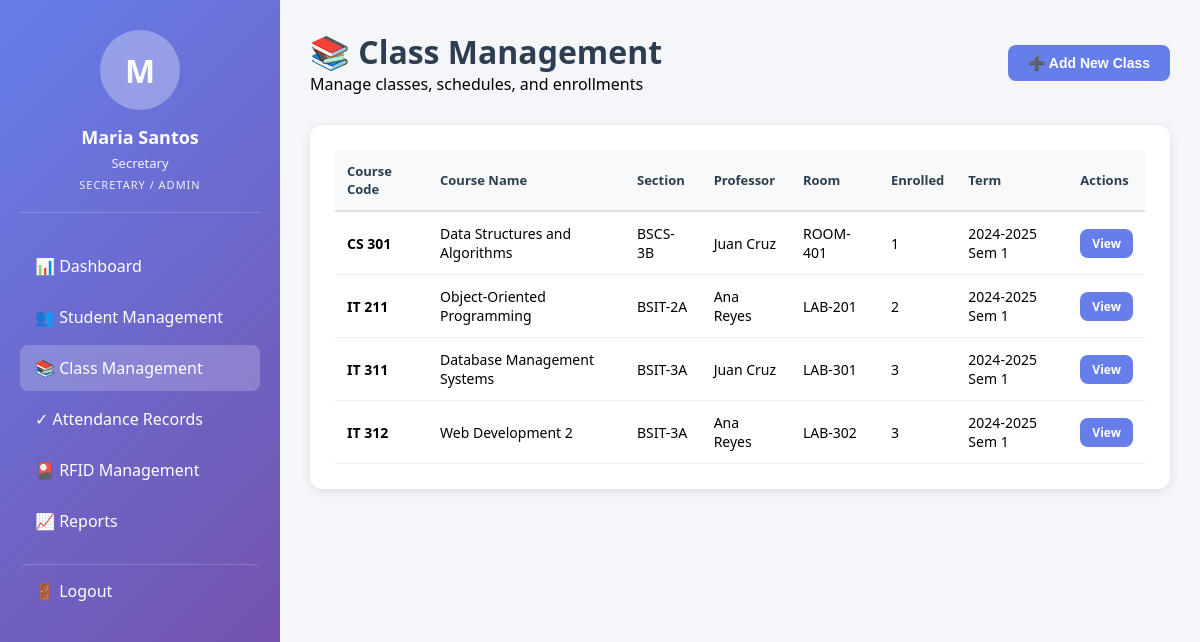
The app's page /secretary_classes.php (signed in) with its own data.
### tables this page shows
CREATE TABLE classes (
    class_id INT AUTO_INCREMENT PRIMARY KEY,
    course_id INT NOT NULL,
    professor_id INT NOT NULL,
    section VARCHAR(20) NOT NULL,
    school_year VARCHAR(9) NOT NULL,
    semester ENUM('1', '2', 'Summer') NOT NULL,
    room VARCHAR(20),
    status ENUM('active', 'inactive') DEFAULT 'active',
    created_at TIMESTAMP DEFAULT CURRENT_TIMESTAMP,
    FOREIGN KEY (course_id) REFERENCES courses(course_id) ON DELETE CASCADE,
    FOREIGN KEY (professor_id) REFERENCES professors(professor_id) ON DELETE CASCADE,
    INDEX idx_school_year_semester (school_year, semester),
    INDEX idx_status (status)
);

CREATE TABLE courses (
    course_id INT AUTO_INCREMENT PRIMARY KEY,
    course_code VARCHAR(20) UNIQUE NOT NULL,
    course_name VARCHAR(100) NOT NULL,
    course_description TEXT,
    units DECIMAL(2,1) NOT NULL,
    INDEX idx_course_code (course_code)
);

### Database.php (called while the page is built, shortened)
<?php
class Database {
    private $host = '127.0.0.1';
    private $db   = 'citcs_attendance';
    private $user = 'root';
    private $pass = '';
    private $charset = 'utf8mb4';
    private $pdo;
    public function __construct() {
        $dsn = "mysql:host={$this->host};dbname={$this->db};charset={$this->charset}";
        $options = [
            PDO::ATTR_ERRMODE            => PDO::ERRMODE_EXCEPTION,
            PDO::ATTR_DEFAULT_FETCH_MODE => PDO::FETCH_ASSOC,
            PDO::ATTR_EMULATE_PREPARES   => false,
        ];
        $this->pdo = new PDO($dsn, $this->user, $this->pass, $options);
    }
    public function query($sql, $params = []) {
        $stmt = $this->pdo->prepare($sql);
        $stmt->execute($params);
        return $stmt;
    }
    public function all($sql, $params = []) {
        return $this->query($sql, $params)->fetchAll();
    }
}
?>

### ClassManager.php (called while the page is built, shortened)
<?php
require_once 'Database.php';
class ClassManager {
    private $db;
    public function __construct() {
        $this->db = new Database();
    }
    public function getClasses($filters = []) {
        $sql = "SELECT c.*, co.course_code, co.course_name, co.units,
                CONCAT(u.first_name, ' ', u.last_name) as professor_name,
                p.employee_number,
                (SELECT COUNT(*) FROM class_enrollments WHERE class_id = c.class_id AND status = 'enrolled') as enrolled_count
                FROM classes c
                JOIN courses co ON c.course_id = co.course_id
                JOIN professors p ON c.professor_id = p.professor_id
                JOIN users u ON p.user_id = u.user_id
                WHERE 1=1";
        $params = [];
        if (!empty($filters['status'])) {
            $sql .= " AND c.status = ?";
            $params[] = $filters['status'];
        }
        $sql .= " ORDER BY co.course_code, c.section";
        return $this->db->all($sql, $params);
    }
}
?>

### secretary_classes.php (the view, shortened to what this page needs)
<?php
require_once 'Auth.php';
require_once 'ClassManager.php';
require_once 'Database.php';
$classManager = new ClassManager();
$classes = $classManager->getClasses(['status' => 'active']);
$selectedClassId = $_GET['class_id'] ?? null;
?>
<!DOCTYPE html>
<html lang="en">
<head>
</head>
<body>
    <?php include 'includes/secretary_sidebar.php'; ?>
    <div class="dashboard-container">
        <main class="main-content">
            <?php if (!$selectedClassId): ?>
                <div class="page-header">
                    <div>
                        <h1>📚 Class Management</h1>
                        <p>Manage classes, schedules, and enrollments</p>
                    </div>
                    <button onclick="openAddModal()" class="btn btn-primary">➕ Add New Class</button>
                </div>
                <div class="section-card">
                    <div class="table-responsive">
                        <table class="data-table">
                            <thead>
                                <tr>
                                    <th>Course Code</th>
                                    <th>Course Name</th>
                                    <th>Section</th>
                                    <th>Professor</th>
                                    <th>Room</th>
                                    <th>Enrolled</th>
                                    <th>Term</th>
                                    <th>Actions</th>
                                </tr>
                            </thead>
                            <tbody>
                                <?php foreach ($classes as $class): ?>
                                    <tr>
                                        <td><strong><?php echo htmlspecialchars($class['course_code']); ?></strong></td>
                                        <td><?php echo htmlspecialchars($class['course_name']); ?></td>
                                        <td><?php echo htmlspecialchars($class['section']); ?></td>
                                        <td><?php echo htmlspecialchars($class['professor_name']); ?></td>
                                        <td><?php echo htmlspecialchars($class['room']); ?></td>
                                        <td><?php echo $class['enrolled_count']; ?></td>
                                        <td><?php echo htmlspecialchars($class['school_year'] . ' Sem ' . $class['semester']); ?></td>
                                        <td>
                                            <a href="secretary_classes.php?class_id=<?php echo $class['class_id']; ?>" class="btn btn-sm btn-primary">View</a>
                                        </td>
                                    </tr>
                                <?php endforeach; ?>
                            </tbody>
                        </table>
                    </div>
                </div>
            <?php endif; ?>
        </main>
    </div>
</body>
</html>

### secretary_classes.php (style rules this page uses)
* { margin: 0; padding: 0; box-sizing: border-box; }
body { font-family: 'Segoe UI', Tahoma, Geneva, Verdana, sans-serif; background: #f5f6fa; }
.dashboard-container { display: flex; }
.page-header { margin-bottom: 30px; display: flex; justify-content: space-between; align-items: center; }
.page-header h1 { font-size: 32px; color: #2c3e50; }
.section-card { background: white; padding: 25px; border-radius: 12px; box-shadow: 0 2px 10px rgba(0,0,0,0.1); margin-bottom: 20px; }
.table-responsive { overflow-x: auto; }
.data-table { width: 100%; border-collapse: collapse; }
.data-table th { background: #f8f9fa; padding: 12px; text-align: left; font-weight: 600; color: #2c3e50; border-bottom: 2px solid #e0e0e0; font-size: 13px; }
.data-table td { padding: 12px; border-bottom: 1px solid #f0f0f0; font-size: 14px; }
.btn { padding: 10px 20px; border: none; border-radius: 8px; cursor: pointer; text-decoration: none; display: inline-block; font-size: 14px; font-weight: 600; transition: all 0.2s; }
.btn-sm { padding: 6px 12px; font-size: 12px; }
.btn-primary { background: #667eea; color: white; }

### includes/secretary_sidebar.php (style rules this page uses)
.main-content { margin-left: 280px; padding: 30px; min-height: 100vh; }

### records on screen
classes: course.course_code "CS 301", course.course_name "Data Structures and Algorithms", section "BSCS-3B", professor_name "Juan Cruz", room "ROOM-401", enrolled_count "1", school_year+semester "2024-2025 Sem 1"
classes: course.course_code "IT 211", course.course_name "Object-Oriented Programming", section "BSIT-2A", professor_name "Ana Reyes", room "LAB-201", enrolled_count "2", school_year+semester "2024-2025 Sem 1"
classes: course.course_code "IT 311", course.course_name "Database Management Systems", section "BSIT-3A", professor_name "Juan Cruz", room "LAB-301", enrolled_count "3", school_year+semester "2024-2025 Sem 1"
classes: course.course_code "IT 312", course.course_name "Web Development 2", section "BSIT-3A", professor_name "Ana Reyes", room "LAB-302", enrolled_count "3", school_year+semester "2024-2025 Sem 1"

### other values on screen
substr($_SESSION['full_name'], 0, 1) "M"
$_SESSION['full_name'] "Maria Santos"
$_SESSION['identifier'] "Secretary"
